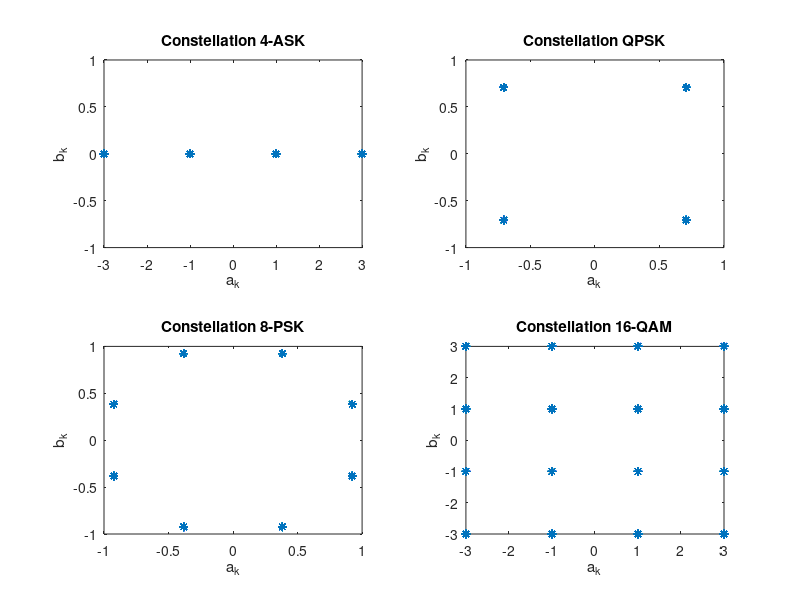

Write the MATLAB code that produced this figure. (Note: this script raises an error after producing the figure.)
% Télécommunication : Etude de transmissions en fréquence porteuse partie 4
% Auteurs : JMAL Yessine et GONTHIER Priscilia
% Groupe : 1SN-M

clear
close all

%% Implantation des chaines

% Spécification des parametres 
Rb = 48000; % Débit binaire
Tb = 1/Rb; % Période binaire
Fe = 10*Rb; % Fréquence d'échantillonnage
fp = 2000; % Fréquence porteuse
roll_off = 0.5; % Roll-off  du filtre : paramètre qui fixe la largeur de bande

%génération du message binaire 
nb_bits = 6000; % Nombre de bits générés
bits = randi([0,1],1,nb_bits); % Message de nb_bits bits

%##Mapping
% Mapping 4-ASK : 00 -> -3, 10 -> -1, 01 -> 1, 11 -> 3 %mapping plus simple
% mais pas aussi efficace que si on avait codé 11 -> 1 et 01 -> 3 %%Faire
% un mapping de gray
M4ask = 4;
Ns4ask = round(Fe * log2(M4ask)/Rb);

Symboles4ask = reshape(bits,2,nb_bits/2);
Symboles4ask = bi2de(Symboles4ask');
Symboles4ask = (Symboles4ask * 2 - 3);

%mapping QPSK :
MQpsk = 4;
NsQpsk = round(Fe * log2(MQpsk)/Rb);

SymbolesQpsk = pskmod(bi2de(reshape(bits,2,nb_bits/2)'), MQpsk, pi/MQpsk, 'gray');

%mapping 8-PSK : 
M8psk = 8;
Ns8psk = round(Fe * log2(M8psk)/Rb);

Symboles8psk = pskmod(bi2de(reshape(bits,3,nb_bits/3)'), M8psk, pi/M8psk, 'gray');


%mapping 16-QAM :
M16qam = 16;
Ns16qam = round(Fe * log2(M16qam)/Rb);

Symboles16qam = qammod(bi2de(reshape(bits,4,nb_bits/4)'), M16qam, 'gray');


%##Tracé des constellations après mapping :
figure("Name", "Constellation");
subplot(2,2,1);
plot(Symboles4ask,zeros(1,length(Symboles4ask)),'*');
xlabel("a_k");
ylabel("b_k");
title("Constellation 4-ASK");

subplot(2,2,2);
plot(SymbolesQpsk,'*');
xlabel("a_k");
ylabel("b_k");
title("Constellation QPSK");

subplot(2,2,3);
plot(Symboles8psk,'*');
xlabel("a_k");
ylabel("b_k");
title("Constellation 8-PSK");

subplot(2,2,4);
plot(Symboles16qam,'*');
xlabel("a_k");
ylabel("b_k");
title("Constellation 16-QAM");


%##Suréchantillonnage :
Suite_diracs4ask = kron(Symboles4ask.', [1 zeros(1,Ns4ask-1)]); % Suite de Diracs pondérés par les symboles
Suite_diracsQpsk = kron(SymbolesQpsk.', [1 zeros(1,NsQpsk-1)]); % Suite de Diracs pondérés par les symboles
Suite_diracs8psk = kron(Symboles8psk.', [1 zeros(1,Ns8psk-1)]); % Suite de Diracs pondérés par les symboles
Suite_diracs16qam = kron(Symboles16qam.', [1 zeros(1,Ns16qam-1)]); % Suite de Diracs pondérés par les symboles


%##filtre de modulation :
ord = 16; % Ordre du filtre
retard = 2 * ord; % Retard engendrer par le filtre pour le rendre causal
h4ask = rcosdesign(roll_off,ord, Ns4ask); % Réponse impulsionnelle du filtre (en racine de cosinus surelévé)
hQpsk = rcosdesign(roll_off,ord, NsQpsk); % Réponse impulsionnelle du filtre (en racine de cosinus surelévé)
h8psk = rcosdesign(roll_off,ord, Ns8psk); % Réponse impulsionnelle du filtre (en racine de cosinus surelévé)
h16qam = rcosdesign(roll_off,ord, Ns16qam); % Réponse impulsionnelle du filtre (en racine de cosinus surelévé)

x4ask = filter(h4ask, 1, Suite_diracs4ask);
xQpsk = filter(hQpsk, 1, Suite_diracsQpsk);
x8psk = filter(h8psk, 1, Suite_diracs8psk);
x16qam = filter(h16qam, 1, Suite_diracs16qam);

%% #Chaine sans bruit

%##filtre de réception :
hr4ask = fliplr(h4ask); % Réponse impulsionnelle du filtre de réception
hrQpsk = fliplr(hQpsk); % Réponse impulsionnelle du filtre de réception
hr8psk = fliplr(h8psk); % Réponse impulsionnelle du filtre de réception
hr16qam = fliplr(h16qam); % Réponse impulsionnelle du filtre de réception

z4ask = filter(hr4ask, 1, x4ask);
zQpsk = filter(hrQpsk, 1, xQpsk);
z8psk = filter(hr8psk, 1, x8psk);
z16qam = filter(hr16qam, 1, x16qam);


%# Diagrames de l'oeil :
figure("Name", "Diagramme de l'oeil en sortie du filtre de réception");
subplot(2,2,1);
z4ask_bis = reshape(z4ask,Ns4ask,length(z4ask)/Ns4ask);
plot(z4ask_bis);
xlabel("Indice");
ylabel("z (v)");
title("Signal 4-ASK");
grid on;

subplot(2,2,2);
zQpsk_bis = reshape(zQpsk,NsQpsk,length(zQpsk)/NsQpsk);
plot(imag(zQpsk_bis));
xlabel("Indice");
ylabel("z (v)");
title("Signal QPSK");
grid on;

subplot(2,2,3);
z8psk_bis = reshape(z8psk,Ns8psk,length(z8psk)/Ns8psk);
plot(imag(z8psk_bis));
xlabel("Indice");
ylabel("z (v)");
title("Signal 8-PSK");
grid on;

subplot(2,2,4);
z16qam_bis = reshape(z16qam,Ns16qam,length(z16qam)/Ns16qam);
plot(imag(z16qam_bis));
xlabel("Indice");
ylabel("z (v)");
title("Signal 16-QAM");
grid on;


% Choix de n0 à partir du diagramme de l'oeil :
% Il est identique pour toutes les modulations
n0 = 1;


%## Echantillonnage :
z4ask_echant = z4ask(n0:Ns4ask:end);% z(t0 + mTs) m€N
zQpsk_echant = zQpsk(n0:NsQpsk:end);% z(t0 + mTs) m€N
z8psk_echant = z8psk(n0:Ns8psk:end);% z(t0 + mTs) m€N
z16qam_echant = z16qam(n0:Ns16qam:end);% z(t0 + mTs) m€N


%##Décision et démapping :
% Signal 4-ASK :
SymbolesDecides4ask = (-3) * (z4ask_echant <= -2) + (-1) * (z4ask_echant > -2 & z4ask_echant <= 0) + 1 * (z4ask_echant > 0 & z4ask_echant <= 2) + 3 * (z4ask_echant > 2);
BitsDecides4ask = reshape(de2bi((SymbolesDecides4ask + 3)/2).', 1, length(bits)); % Demapping
erreur = abs(bits(1,1:nb_bits-retard)-BitsDecides4ask(1,retard+1:nb_bits)); 
TEB4ask = mean(erreur); % Taux d'erreur binaire, TEB = nombre de bits reçus erronés / nombre de bits transmis

% Signal QPSK :
SymbolesDecidesQpsk = pskdemod(zQpsk_echant, MQpsk, pi/MQpsk, 'gray');
tmp = de2bi(SymbolesDecidesQpsk);
BitsDecidesQpsk = zeros(1, nb_bits);
BitsDecidesQpsk(1, 1:2:end) = tmp(:,1)';
BitsDecidesQpsk(1, 2:2:end) = tmp(:,2)';
erreur = abs(bits(1,1:nb_bits-retard)-BitsDecidesQpsk(1,retard+1:nb_bits)); 
TEBQpsk = mean(erreur); % Taux d'erreur binaire, TEB = nombre de bits reçus erronés / nombre de bits transmis

% Signal 8-PSK :
SymbolesDecides8psk = pskdemod(z8psk_echant, M8psk, pi/M8psk, 'gray');
tmp = de2bi(SymbolesDecides8psk);
BitsDecides8psk = zeros(1, nb_bits);
BitsDecides8psk(1, 1:3:end) = tmp(:,1)';
BitsDecides8psk(1, 2:3:end) = tmp(:,2)';
BitsDecides8psk(1, 3:3:end) = tmp(:,3)';
erreur = abs(bits(1,1:nb_bits-ord*3)-BitsDecides8psk(1,(ord*3)+1:nb_bits)); 
TEB8psk = mean(erreur); % Taux d'erreur binaire, TEB = nombre de bits reçus erronés / nombre de bits transmis

% Signal 16-QAM :
SymbolesDecides16qam = qamdemod(z16qam_echant, M16qam, 'gray');
tmp = de2bi(SymbolesDecides16qam);
BitsDecides16qam = zeros(1, nb_bits);
BitsDecides16qam(1, 1:4:end) = tmp(:,1)';
BitsDecides16qam(1, 2:4:end) = tmp(:,2)';
BitsDecides16qam(1, 3:4:end) = tmp(:,3)';
BitsDecides16qam(1, 4:4:end) = tmp(:,4)';
erreur = abs(bits(1,1:nb_bits-2*retard)-BitsDecides16qam(1,(2*retard)+1:nb_bits)); 
TEB16qam = mean(erreur); % Taux d'erreur binaire, TEB = nombre de bits reçus erronés / nombre de bits transmis

%% ##Ajout du bruit

%## Introduction du bruit
rapport = 4; % Rapport Signal sur Bruit
bruit4ask = genereBruit(x4ask,rapport, Ns4ask, M4ask);
bruitQpsk = genereBruitComplexe(xQpsk,rapport, NsQpsk, MQpsk);
bruit8psk = genereBruitComplexe(x8psk,rapport, Ns8psk, M8psk);
bruit16qam = genereBruitComplexe(x16qam,rapport, Ns16qam, M16qam);

x4askbruit = x4ask + bruit4ask;
xQpskbruit = xQpsk + bruitQpsk;
x8pskbruit = x8psk + bruit8psk;
x16qambruit = x16qam + bruit16qam;

%## Filtrage de réception :
z4ask = filter(hr4ask, 1, x4askbruit);
zQpsk = filter(hrQpsk, 1, xQpskbruit);
z8psk = filter(hr8psk, 1, x8pskbruit);
z16qam = filter(hr16qam, 1, x16qambruit);

%# Diagrames de l'oeil :
figure("Name", "Diagramme de l'oeil en sortie du filtre de réception");
subplot(2,2,1);
z4ask_bis = reshape(z4ask,Ns4ask,length(z4ask)/Ns4ask);
plot(z4ask_bis);
xlabel("Indice");
ylabel("z (v)");
title("Signal 4-ASK");
grid on;

subplot(2,2,2);
zQpsk_bis = reshape(zQpsk,NsQpsk,length(zQpsk)/NsQpsk);
plot(imag(zQpsk_bis));
xlabel("Indice");
ylabel("z (v)");
title("Signal QPSK");
grid on;

subplot(2,2,3);
z8psk_bis = reshape(z8psk,Ns8psk,length(z8psk)/Ns8psk);
plot(imag(z8psk_bis));
xlabel("Indice");
ylabel("z (v)");
title("Signal 8-PSK");
grid on;

subplot(2,2,4);
z16qam_bis = reshape(z16qam,Ns16qam,length(z16qam)/Ns16qam);
plot(imag(z16qam_bis));
xlabel("Indice");
ylabel("z (v)");
title("Signal 16-QAM");
grid on;


%##Echantillonnage :
z4ask_echant = z4ask(n0:Ns4ask:end);% z(t0 + mTs) m€N
zQpsk_echant = zQpsk(n0:NsQpsk:end);% z(t0 + mTs) m€N
z8psk_echant = z8psk(n0:Ns8psk:end);% z(t0 + mTs) m€N
z16qam_echant = z16qam(n0:Ns16qam:end);% z(t0 + mTs) m€N


%##Décision et démapping :
% Signal 4-ASK :
SymbolesDecides4ask = (-3) * (z4ask_echant <= -2) + (-1) * (z4ask_echant > -2 & z4ask_echant <= 0) + 1 * (z4ask_echant > 0 & z4ask_echant <= 2) + 3 * (z4ask_echant > 2);
BitsDecides4ask = reshape(de2bi((SymbolesDecides4ask + 3)/2).', 1, length(bits)); % Demapping
erreur = abs(bits(1,1:nb_bits-retard)-BitsDecides4ask(1,retard+1:nb_bits)); 
TEB4askb = mean(erreur); % Taux d'erreur binaire, TEB = nombre de bits reçus erronés / nombre de bits transmis

% Signal QPSK :
SymbolesDecidesQpsk = pskdemod(zQpsk_echant, MQpsk, pi/MQpsk, 'gray');
tmp = de2bi(SymbolesDecidesQpsk);
BitsDecidesQpsk = zeros(1, nb_bits);
BitsDecidesQpsk(1, 1:2:end) = tmp(:,1)';
BitsDecidesQpsk(1, 2:2:end) = tmp(:,2)';
erreur = abs(bits(1,1:nb_bits-retard)-BitsDecidesQpsk(1,retard+1:nb_bits)); 
TEBQpskb = mean(erreur); % Taux d'erreur binaire, TEB = nombre de bits reçus erronés / nombre de bits transmis

% Signal 8-PSK :
SymbolesDecides8psk = pskdemod(z8psk_echant, M8psk, pi/M8psk, 'gray');
tmp = de2bi(SymbolesDecides8psk);
BitsDecides8psk = zeros(1, nb_bits);
BitsDecides8psk(1, 1:3:end) = tmp(:,1)';
BitsDecides8psk(1, 2:3:end) = tmp(:,2)';
BitsDecides8psk(1, 3:3:end) = tmp(:,3)';
erreur = abs(bits(1,1:nb_bits-ord*3)-BitsDecides8psk(1,(ord*3)+1:nb_bits)); 
TEB8pskb = mean(erreur); % Taux d'erreur binaire, TEB = nombre de bits reçus erronés / nombre de bits transmis

% Signal 16-QAM :
SymbolesDecides16qam = qamdemod(z16qam_echant, M16qam, 'gray');
tmp = de2bi(SymbolesDecides16qam);
BitsDecides16qam = zeros(1, nb_bits);
BitsDecides16qam(1, 1:4:end) = tmp(:,1)';
BitsDecides16qam(1, 2:4:end) = tmp(:,2)';
BitsDecides16qam(1, 3:4:end) = tmp(:,3)';
BitsDecides16qam(1, 4:4:end) = tmp(:,4)';
erreur = abs(bits(1,1:nb_bits-2*retard)-BitsDecides16qam(1,(2*retard)+1:nb_bits)); 
TEB16qamb = mean(erreur); % Taux d'erreur binaire, TEB = nombre de bits reçus erronés / nombre de bits transmis

% Calculs des TEB
% TEB en fonction du rapport SNR
SNRdb = linspace(0,12,24);
TEB4askB = zeros(1,length(SNRdb));
TEBQpskB = zeros(1,length(SNRdb));
TEB8pskB = zeros(1,length(SNRdb));
TEB16qamB = zeros(1,length(SNRdb));
SNR = 10.^(SNRdb/10);
TEB4ask_moy = zeros(1,100);
TEBQpsk_moy = zeros(1,100);
TEB8psk_moy = zeros(1,100);
TEB16qam_moy = zeros(1,100);

TEB4ask_th = zeros(1,length(SNRdb));
TEBQpsk_th = zeros(1,length(SNRdb));
TEB8psk_th = zeros(1,length(SNRdb));
TEB16qam_th = zeros(1,length(SNRdb));

f4ask = figure("Name","constellation 4ask");
fQpsk = figure("Name","constellation Qpsk");
f8psk = figure("Name","constellation 8psk");
f16qam = figure("Name","constellation 16qam");

for i = 1 : length(SNRdb)
    rapport = SNR(i);
    for j = 1 : 100  % on ajoute cette boucle for pour generer plus de points. 
        bruit4ask = genereBruit(x4ask,rapport, Ns4ask, M4ask);
        bruitQpsk = genereBruitComplexe(xQpsk,rapport, NsQpsk, MQpsk);
        bruit8psk = genereBruitComplexe(x8psk,rapport, Ns8psk, M8psk);
        bruit16qam = genereBruitComplexe(x16qam,rapport, Ns16qam, M16qam);
        
        x4askbruit = x4ask + bruit4ask;
        xQpskbruit = xQpsk + bruitQpsk;
        x8pskbruit = x8psk + bruit8psk;
        x16qambruit = x16qam + bruit16qam;
 
        z4ask = filter(hr4ask, 1, x4askbruit);
        zQpsk = filter(hrQpsk, 1, xQpskbruit);
        z8psk = filter(hr8psk, 1, x8pskbruit);
        z16qam = filter(hr16qam, 1, x16qambruit);

        n0 = 1 ;

        z4ask_echant = z4ask(n0:Ns4ask:end);% z(t0 + mTs) m€N
        zQpsk_echant = zQpsk(n0:NsQpsk:end);% z(t0 + mTs) m€N
        z8psk_echant = z8psk(n0:Ns8psk:end);% z(t0 + mTs) m€N
        z16qam_echant = z16qam(n0:Ns16qam:end);% z(t0 + mTs) m€N

        %signal 4-ASK :
        SymbolesDecides4ask = (-3) * (z4ask_echant <= -2) + (-1) * (z4ask_echant > -2 & z4ask_echant <= 0) + 1 * (z4ask_echant > 0 & z4ask_echant <= 2) + 3 * (z4ask_echant > 2);
        BitsDecides4ask = reshape(de2bi((SymbolesDecides4ask + 3)/2).', 1, length(bits)); % Demapping
        erreur = abs(bits(1,1:nb_bits-retard)-BitsDecides4ask(1,retard+1:nb_bits)); 
        TEB4ask_moy(j) = mean(erreur); % Taux d'erreur binaire, TEB = nombre de bits reçus erronés / nombre de bits transmis
        
        %signal QPSK :
        SymbolesDecidesQpsk = pskdemod(zQpsk_echant, MQpsk, pi/MQpsk, 'gray');
        tmp = de2bi(SymbolesDecidesQpsk);
        BitsDecidesQpsk = zeros(1, nb_bits);
        BitsDecidesQpsk(1, 1:2:end) = tmp(:,1)';
        BitsDecidesQpsk(1, 2:2:end) = tmp(:,2)';
        erreur = abs(bits(1,1:nb_bits-retard)-BitsDecidesQpsk(1,retard+1:nb_bits)); 
        TEBQpsk_moy(j) = mean(erreur); % Taux d'erreur binaire, TEB = nombre de bits reçus erronés / nombre de bits transmis
        
        %signal 8-PSK :
        SymbolesDecides8psk = pskdemod(z8psk_echant, M8psk, pi/M8psk, 'gray');
        tmp = de2bi(SymbolesDecides8psk);
        BitsDecides8psk = zeros(1, nb_bits);
        BitsDecides8psk(1, 1:3:end) = tmp(:,1)';
        BitsDecides8psk(1, 2:3:end) = tmp(:,2)';
        BitsDecides8psk(1, 3:3:end) = tmp(:,3)';
        erreur = abs(bits(1,1:nb_bits-ord*3)-BitsDecides8psk(1,(ord*3)+1:nb_bits)); 
        TEB8psk_moy(j) = mean(erreur); % Taux d'erreur binaire, TEB = nombre de bits reçus erronés / nombre de bits transmis
        
        %signal 16-QAM :
        SymbolesDecides16qam = qamdemod(z16qam_echant, M16qam, 'gray');
        tmp = de2bi(SymbolesDecides16qam);
        BitsDecides16qam = zeros(1, nb_bits);
        BitsDecides16qam(1, 1:4:end) = tmp(:,1)';
        BitsDecides16qam(1, 2:4:end) = tmp(:,2)';
        BitsDecides16qam(1, 3:4:end) = tmp(:,3)';
        BitsDecides16qam(1, 4:4:end) = tmp(:,4)';
        erreur = abs(bits(1,1:nb_bits-2*retard)-BitsDecides16qam(1,(2*retard)+1:nb_bits)); 
        TEB16qam_moy(j) = mean(erreur); % Taux d'erreur binaire, TEB = nombre de bits reçus erronés / nombre de bits transmis;
    end 
    if mod(i,2) == 0 
    figure(f4ask)
    subplot(4,3,i/2);
    plot(z4ask_echant, zeros(1, length(z4ask_echant)),'+');
    xlabel("a_k");
    ylabel("b_k");
    title("constellation SNRdB = " + SNRdb(i));
    
    figure(fQpsk)
    subplot(4,3,i/2);
    plot(zQpsk_echant,'+');
    xlabel("a_k");
    ylabel("b_k");
    title("constellation SNRdB = " + SNRdb(i));

    figure(f8psk)
    subplot(4,3,i/2);
    plot(z8psk_echant,'+');
    xlabel("a_k");
    ylabel("b_k");
    title("constellation SNRdB = " + SNRdb(i));

    figure(f16qam)
    subplot(4,3,i/2);
    plot(z16qam_echant,'+');
    xlabel("a_k");
    ylabel("b_k");
    title("constellation SNRdB = " + SNRdb(i));
    end

    TEB4askB(i) = mean(TEB4ask_moy);
    TEBQpskB(i) = mean(TEBQpsk_moy);
    TEB8pskB(i) = mean(TEB8psk_moy);
    TEB16qamB(i) = mean(TEB16qam_moy);

    TEB4ask_th(i) = (2*(1-1/M4ask)*qfunc(sqrt(log2(M4ask)*rapport*6/(M4ask*M4ask-1))))/log2(M4ask);
    TEBQpsk_th(i) = 2*qfunc(sqrt(2 * rapport * log2(MQpsk))*sin(pi/MQpsk))/log2(MQpsk);
    TEB8psk_th(i) = 2*qfunc(sqrt(2*rapport*log2(M8psk))*sin(pi/M8psk))/log2(M8psk);
    TEB16qam_th(i) = (4/log2(M16qam))*(1-(1/sqrt(M16qam)))*qfunc(sqrt(3*log2(M16qam)*rapport/(M16qam-1)));
    
end

seuil = ones(1,length(TEB16qamB))*10^(-2);


figure("Name", "TEB en fonction de SNR chaine eq");
semilogy(SNRdb,TEB4askB, 'b');

grid on;
hold on 
semilogy(SNRdb,TEB4ask_th, '.- b');
semilogy(SNRdb,TEBQpskB, 'r');
semilogy(SNRdb,TEBQpsk_th, '-.r');
semilogy(SNRdb,TEB8pskB, 'g');
semilogy(SNRdb,TEB8psk_th, '-.g');
semilogy(SNRdb,TEB16qamB,'m');
semilogy(SNRdb,TEB16qam_th, '-. m');
semilogy(SNRdb, seuil);
xlabel('SNR (dB)');
ylabel('TEB');
title("TEB en fonction du rapport signal sur bruit")
 leg = legend('TEB4ask',...
     'TEB4ask théorique',...
     'TEBQpsk',...
     'TEBQpsk théorique',...
     'TEB8psk',...
     'TEB8psk théorique',...
     'TEB16qam',...
     'TEB16qam théorique',...
     'TEB_0',...,
     'location', 'NorthWest');

figure("Name", "TEB en fonction de SNR chaine eq comparaison théorique 4ASK");
subplot(2,2,1);
semilogy(SNRdb,TEB4askB);
grid on;
hold on 
semilogy(SNRdb,TEB4ask_th);
xlabel('SNR (dB)');
ylabel('TEB');
title("TEB 4-ASK en fonction du rapport signal sur bruit")
leg = legend('TEB4ask',...
       'TEBth',..., 
     'location', 'NorthWest');

subplot(2,2,2);
semilogy(SNRdb,TEBQpskB);

grid on;
hold on 
semilogy(SNRdb,TEBQpsk_th);
xlabel('SNR (dB)');
ylabel('TEB');
title("TEB QPSK en fonction du rapport signal sur bruit")
leg = legend('TEBQpsk',...
       'TEBth',..., 
     'location', 'NorthWest');

subplot(2,2,3);
semilogy(SNRdb,TEB8pskB);

grid on;
hold on 
semilogy(SNRdb,TEB8psk_th);
xlabel('SNR (dB)');
ylabel('TEB');
title("TEB 8-PSK en fonction du rapport signal sur bruit")
leg = legend('TEB8psk',...
       'TEBth',..., 
     'location', 'NorthWest');

subplot(2,2,4);
semilogy(SNRdb,TEB16qamB);

grid on;
hold on 
semilogy(SNRdb,TEB16qam_th);
xlabel('SNR (dB)');
ylabel('TEB');
title("TEB 16-QAM en fonction du rapport signal sur bruit")
 leg = legend('TEB16qam',...
       'TEBth',..., 
     'location', 'NorthWest');

%DSP
dsp_x4ask = fft(xcorr(x4ask));
dsp_xQpsk = fft(xcorr(xQpsk));
dsp_x8psk = fft(xcorr(x8psk));
dsp_x16qam = fft(xcorr(x16qam));


figure ("Name", "DSP");
semilogy(linspace(-Fe/2, Fe/2, length(dsp_x4ask)),fftshift(abs(dsp_x4ask)));
hold on;

semilogy(linspace(-Fe/2, Fe/2, length(dsp_xQpsk)),fftshift(abs(dsp_xQpsk)));

semilogy(linspace(-Fe/2, Fe/2, length(dsp_x8psk)),fftshift(abs(dsp_x8psk)));

semilogy(linspace(-Fe/2, Fe/2, length(dsp_x16qam)),fftshift(abs(dsp_x16qam)));

xlabel("Fréquence (Hz)");
ylabel("module de la DSP");
title("DSP du signal");
leg = legend('4ask',...
     'Qpsk',...
     '8psk',...
     '16qam',...,
     'location', 'NorthWest');